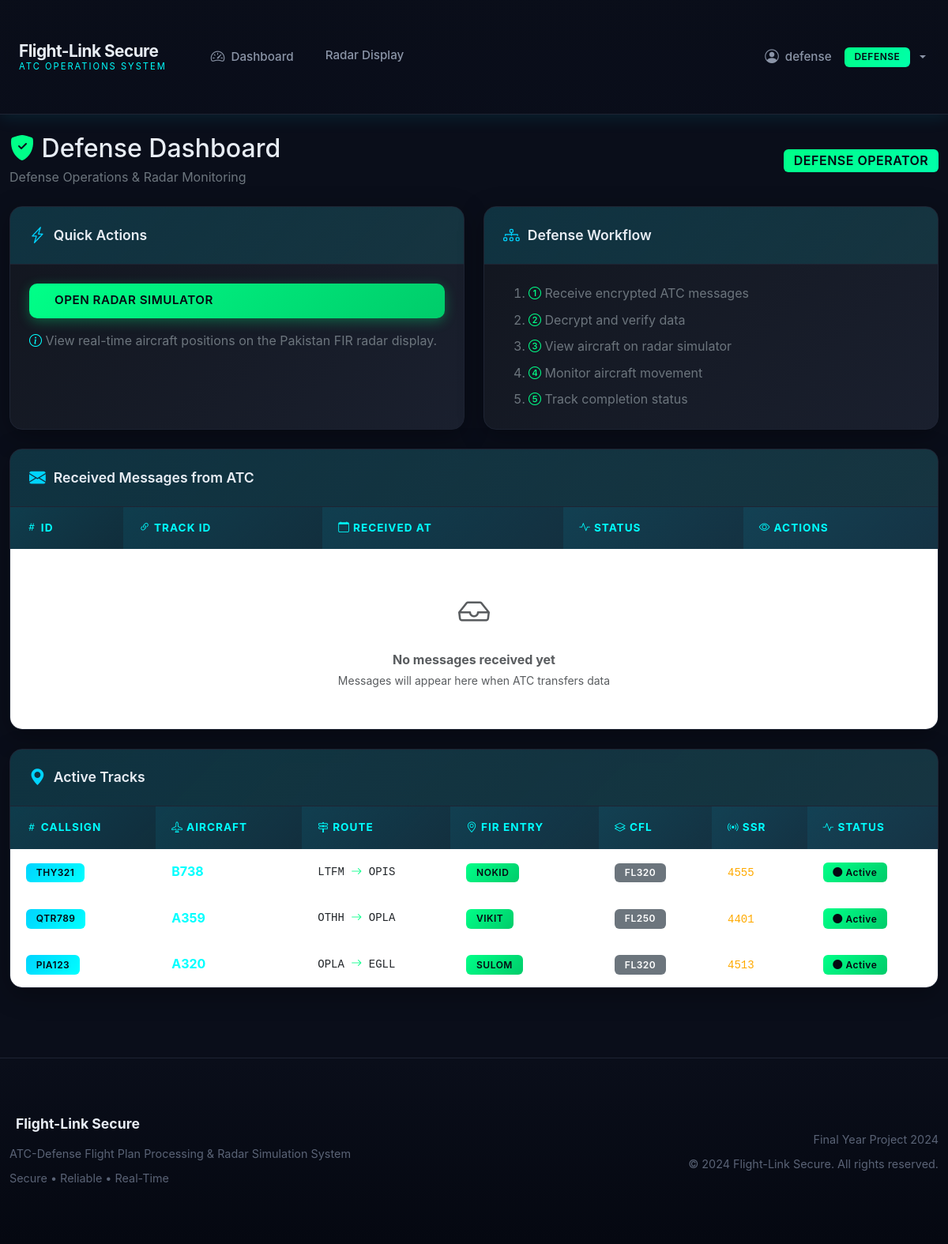
Before: /defense/dashboard (signed in) with the older database file.
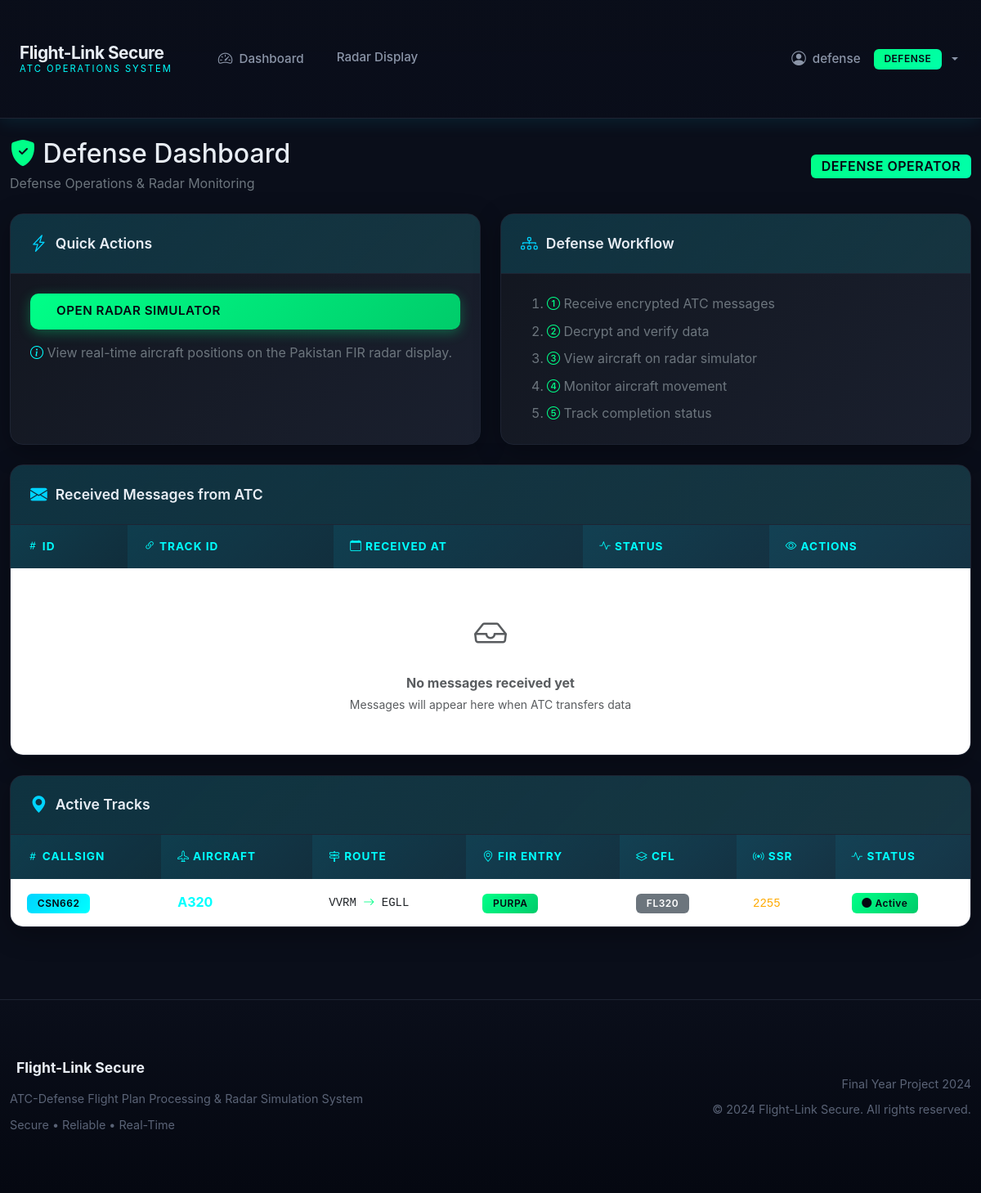
After: the same page with the newer database file.
### app/models/__init__.py (models this page shows, shortened)
class User(db.Model):
    __tablename__ = 'users'
    id = db.Column(db.Integer, primary_key=True)
    username = db.Column(db.String(80), unique=True, nullable=False)
    password_hash = db.Column(db.String(256), nullable=False)
    role = db.Column(db.String(20), nullable=False)  # admin, atc, defense
    last_login_ip = db.Column(db.String(45), nullable=True)
    last_login_time = db.Column(db.DateTime, nullable=True)
    is_active = db.Column(db.Boolean, default=True)
    created_at = db.Column(db.DateTime, default=datetime.utcnow)
    @property
    def is_authenticated(self):
        return True
    def is_admin(self):
        return self.role == 'admin'
    def is_atc(self):
        return self.role == 'atc'
    def is_defense(self):
        return self.role == 'defense'

class TrackData(db.Model):
    __tablename__ = 'track_data'
    id = db.Column(db.Integer, primary_key=True)
    flight_plan_id = db.Column(db.Integer, db.ForeignKey('flight_plans.id'), nullable=False)
    callsign = db.Column(db.String(20), nullable=False, index=True)
    aircraft_type = db.Column(db.String(10), nullable=False)
    departure = db.Column(db.String(4), nullable=False)
    destination = db.Column(db.String(4), nullable=False)
    fir_entry = db.Column(db.String(10), nullable=False)
    speed = db.Column(db.String(10), nullable=False)
    route = db.Column(db.Text, nullable=True)
    eto_utc = db.Column(db.String(4), nullable=False)
    eto_pst = db.Column(db.String(4), nullable=False)
    cfl = db.Column(db.String(3), nullable=False)
    ssr = db.Column(db.String(4), nullable=False)
    status = db.Column(db.String(20), default='active')
    sent_to_defense = db.Column(db.Boolean, default=False)
    sent_at = db.Column(db.DateTime, nullable=True)
    created_by = db.Column(db.Integer, db.ForeignKey('users.id'), nullable=False)
    created_at = db.Column(db.DateTime, default=datetime.utcnow)
    completed_at = db.Column(db.DateTime, nullable=True)
    last_simulated_at = db.Column(db.DateTime, nullable=True)
    current_position = db.Column(db.Text, nullable=True)

### app/routes/defense.py (the view)
@bp.route('/defense/dashboard')
@login_required
@defense_required
def defense_dashboard():
    ctx = defense_service.get_defense_dashboard_context()
    return render_template(
        'defense/dashboard.html',
        messages=ctx['messages'],
        active_tracks=ctx['active_tracks'],
    )

### app/services/defense_service.py (called while the page is built)
def get_defense_dashboard_context():
    messages = DefenseMessage.query.filter_by(processed=False).order_by(
        DefenseMessage.received_at.desc()
    ).all()
    active_tracks = TrackData.query.filter_by(
        sent_to_defense=True,
        status='active'
    ).all()
    return {'messages': messages, 'active_tracks': active_tracks}

### templates/defense/dashboard.html (shortened to what this page needs)
{% extends "base.html" %}
{% block content %}
<div class="container-fluid py-4">
    <div class="d-flex justify-content-between align-items-center mb-4">
        <div>
            <h2 class="mb-1"><i class="bi bi-shield-fill-check text-radar-green"></i> Defense Dashboard</h2>
            <p class="text-secondary mb-0">Defense Operations & Radar Monitoring</p>
        </div>
        <span class="badge badge-role-defense fs-6">DEFENSE OPERATOR</span>
    </div>
    <div class="row g-4 mb-4">
        <div class="col-lg-6">
            <div class="card h-100">
                <div class="card-header">
                    <i class="bi bi-lightning-charge"></i> Quick Actions
                </div>
                <div class="card-body">
                    <a href="{{ url_for('defense.defense_radar') }}" class="btn btn-success btn-lg w-100 mb-3">
                         Open Radar Simulator
                    </a>
                    <p class="text-secondary mb-0">
                        <i class="bi bi-info-circle text-radar-cyan"></i> View real-time aircraft positions on the Pakistan FIR radar display.
                    </p>
                </div>
            </div>
        </div>
        <div class="col-lg-6">
            <div class="card h-100">
                <div class="card-header">
                    <i class="bi bi-diagram-3"></i> Defense Workflow
                </div>
                <div class="card-body">
                    <ol class="mb-0 text-secondary">
                        <li class="mb-2"><i class="bi bi-1-circle text-radar-green"></i> Receive encrypted ATC messages</li>
                        <li class="mb-2"><i class="bi bi-2-circle text-radar-green"></i> Decrypt and verify data</li>
                        <li class="mb-2"><i class="bi bi-3-circle text-radar-green"></i> View aircraft on radar simulator</li>
                        <li class="mb-2"><i class="bi bi-4-circle text-radar-green"></i> Monitor aircraft movement</li>
                        <li class="mb-0"><i class="bi bi-5-circle text-radar-green"></i> Track completion status</li>
                    </ol>
                </div>
            </div>
        </div>
    </div>
    <div class="card mb-4">
        <div class="card-header">
            <i class="bi bi-envelope-fill"></i> Received Messages from ATC
        </div>
        <div class="card-body p-0">
            <div class="table-responsive">
                <table class="table table-hover mb-0">
                    <thead>
                        <tr>
                            <th><i class="bi bi-hash"></i> ID</th>
                            <th><i class="bi bi-link-45deg"></i> Track ID</th>
                            <th><i class="bi bi-calendar"></i> Received At</th>
                            <th><i class="bi bi-activity"></i> Status</th>
                            <th><i class="bi bi-eye"></i> Actions</th>
                        </tr>
                    </thead>
                    <tbody>
                        {% for msg in messages %}
                        <tr>
                            <td><code class="text-radar-cyan">{{ msg.id }}</code></td>
                            <td><code class="text-radar-blue">{{ msg.track_data_id }}</code></td>
                            <td class="text-nowrap"><small class="text-secondary">{{ msg.received_at.strftime('%Y-%m-%d %H:%M:%S') }}</small></td>
                            <td>
                                {% if msg.processed %}
                                    <span class="badge badge-success"><i class="bi bi-check-circle-fill"></i> Processed</span>
                                {% else %}
                                    <span class="badge badge-warning"><i class="bi bi-clock-fill"></i> Pending</span>
                                {% endif %}
                            </td>
                            <td>
                                <a href="{{ url_for('defense.defense_message_detail', message_id=msg.id) }}" class="btn btn-sm btn-primary">
                                    <i class="bi bi-eye-fill"></i> View & Decrypt
                                </a>
                            </td>
                        </tr>
                        {% else %}
                        <tr>
                            <td colspan="5" class="text-center text-muted py-5">
                                <i class="bi bi-inbox fs-1 d-block mb-3"></i>
                                <strong>No messages received yet</strong><br>
                                <small>Messages will appear here when ATC transfers data</small>
                            </td>
                        </tr>
                        {% endfor %}
                    </tbody>
                </table>
            </div>
        </div>
    </div>
    <div class="card">
        <div class="card-header">
            <i class="bi bi-geo-alt-fill"></i> Active Tracks
        </div>
        <div class="card-body p-0">
            <div class="table-responsive">
                <table class="table table-hover mb-0">
                    <thead>
                        <tr>
                            <th><i class="bi bi-hash"></i> Callsign</th>
                            <th><i class="bi bi-airplane"></i> Aircraft</th>
                            <th><i class="bi bi-signpost-2"></i> Route</th>
                            <th><i class="bi bi-geo-alt"></i> FIR Entry</th>
                            <th><i class="bi bi-layers"></i> CFL</th>
                            <th><i class="bi bi-broadcast"></i> SSR</th>
                            <th><i class="bi bi-activity"></i> Status</th>
                        </tr>
                    </thead>
                    <tbody>
                        {% for track in active_tracks %}
                        <tr>
                            <td><span class="badge badge-primary">{{ track.callsign }}</span></td>
                            <td><strong class="text-radar-cyan">{{ track.aircraft_type }}</strong></td>
                            <td class="font-monospace small">{{ track.departure }} <i class="bi bi-arrow-right text-radar-green"></i> {{ track.destination }}</td>
                            <td><span class="badge badge-success">{{ track.fir_entry }}</span></td>
                            <td><span class="badge bg-secondary">FL{{ track.cfl }}</span></td>
                            <td><code class="text-radar-amber">{{ track.ssr }}</code></td>
                            <td>
                                {% if track.status == 'active' %}
                                    <span class="badge badge-success"><i class="bi bi-circle-fill"></i> Active</span>
                                {% else %}
                                    <span class="badge bg-secondary"><i class="bi bi-check-circle"></i> Completed</span>
                                {% endif %}
                            </td>
                        </tr>
                        {% endfor %}
                    </tbody>
                </table>
            </div>
        </div>
    </div>
</div>
{% endblock %}

### templates/base.html (shortened to what this page needs)
<!DOCTYPE html>
<html lang="en">
<head>
    <link href="https://cdn.jsdelivr.net/npm/bootstrap@5.3.0/dist/css/bootstrap.min.css" rel="stylesheet">
    <link rel="stylesheet" href="https://cdn.jsdelivr.net/npm/bootstrap-icons@1.10.0/font/bootstrap-icons.css">
</head>
<body>
    {% if current_user.is_authenticated %}
    <nav class="navbar navbar-expand-lg navbar-dark">
        <div class="container-fluid">
            <a class="navbar-brand" href="{{ url_for('auth.index') }}">
                <div class="brand-text">
                    <span class="main-title">Flight-Link Secure</span>
                    <span class="sub-title">ATC Operations System</span>
                </div>
            </a>
            <div class="collapse navbar-collapse" id="navbarNav">
                <ul class="navbar-nav me-auto ms-4">
                    {% if current_user.is_admin() %}
                    <li class="nav-item">
                        <a class="nav-link" href="{{ url_for('admin.admin_dashboard') }}">
                            <i class="bi bi-speedometer2"></i> Dashboard
                        </a>
                    </li>
                    <li class="nav-item">
                        <a class="nav-link" href="{{ url_for('admin.admin_users') }}">
                            <i class="bi bi-people"></i> Users
                        </a>
                    </li>
                    <li class="nav-item">
                        <a class="nav-link" href="{{ url_for('admin.admin_flight_plans') }}">
                            <i class="bi bi-file-earmark-text"></i> Flight Plans
                        </a>
                    </li>
                    <li class="nav-item">
                        <a class="nav-link" href="{{ url_for('admin.admin_track_data') }}">
                            <i class="bi bi-geo-alt-fill"></i> Track Data
                        </a>
                    </li>
                    <li class="nav-item">
                        <a class="nav-link" href="{{ url_for('admin.admin_logs') }}">
                            <i class="bi bi-journal-text"></i> System Logs
                        </a>
                    </li>
                    {% elif current_user.is_defense() %}
                    <li class="nav-item">
                        <a class="nav-link" href="{{ url_for('defense.defense_dashboard') }}">
                            <i class="bi bi-speedometer2"></i> Dashboard
                        </a>
                    </li>
                    <li class="nav-item">
                        <a class="nav-link" href="{{ url_for('defense.defense_radar') }}">
                             Radar Display
                        </a>
                    </li>
                    {% endif %}
                </ul>
                <ul class="navbar-nav">
                    <li class="nav-item dropdown">
                        <a class="nav-link dropdown-toggle" href="#" id="userDropdown" role="button" data-bs-toggle="dropdown">
                            <i class="bi bi-person-circle"></i> {{ current_user.username }}
                            <span class="badge badge-role-{{ current_user.role }} ms-2">{{ current_user.role.upper() }}</span>
                        </a>
                    </li>
                </ul>
            </div>
        </div>
    </nav>
    {% endif %}
    <main>
        {% block content %}{% endblock %}
    </main>
    {% if current_user.is_authenticated %}
    <footer class="footer">
        <div class="container-fluid">
            <div class="row align-items-center">
                <div class="col-md-6">
                    <h5> Flight-Link Secure</h5>
                    <p>ATC-Defense Flight Plan Processing & Radar Simulation System</p>
                    <p class="mb-0">Secure • Reliable • Real-Time</p>
                </div>
                <div class="col-md-6 text-md-end">
                    <p>Final Year Project 2024</p>
                    <p class="mb-0">&copy; 2024 Flight-Link Secure. All rights reserved.</p>
                </div>
            </div>
        </div>
    </footer>
    {% endif %}
</body>
</html>

Changed rows visible on the page:
removed TrackData: callsign "THY321", aircraft_type "B738", departure "LTFM", destination "OPIS", fir_entry "NOKID", cfl "320", ssr "4555", status "active" (drawn)
removed TrackData: callsign "QTR789", aircraft_type "A359", departure "OTHH", destination "OPLA", fir_entry "VIKIT", cfl "250", ssr "4401", status "active" (drawn)
removed TrackData: callsign "PIA123", aircraft_type "A320", departure "OPLA", destination "EGLL", fir_entry "SULOM", cfl "320", ssr "4513", status "active" (drawn)
added TrackData: callsign "CSN662", aircraft_type "A320", departure "VVRM", destination "EGLL", fir_entry "PURPA", cfl "320", ssr "2255", status "active" (drawn)
